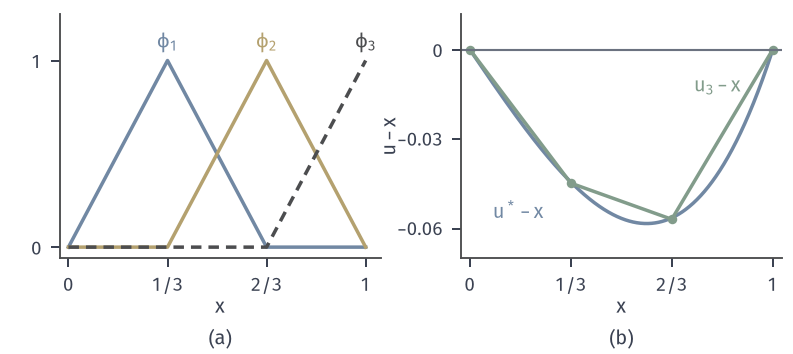

Python code for this plot:
from pathlib import Path
import sys
HERE = Path(__file__).resolve().parent
sys.path.insert(0, str(HERE.parent/'func-common'))
from func_fig import *
# n=3 段线性 Ritz，E，u(0)=0,u(1)=1。
fig, axes = figure(width_mm=112, height_mm=50, ncols=2)
panel(fig, left=.075, wspace=.25, bottom=.27)
n = 3; nodes = np.arange(n+1)/n
ax = axes[0]
for i, c, ls in ((1, BLUE, '-'), (2, YELLOW, '-'), (3, STROKE, (0, (3, 2)))):
    y = np.zeros(n+1); y[i] = 1
    ax.plot(nodes, y, color=c, lw=1.4, ls=ls)
    ax.text(nodes[i], 1.07, {1: r'$\phi_1$', 2: r'$\phi_2$', 3: r'$\phi_3$'}[i], color=c, fontsize=8, ha='center')
ax.set_xlim(-.03, 1.05); ax.set_ylim(-.06, 1.25); ax.set_xticks(nodes); ax.set_xticklabels(['0', '1/3', '2/3', '1']); ax.set_yticks([0, 1]); ax.set_xlabel('$x$', labelpad=1)
K, M = hats(n); A = K+M
c = np.linalg.solve(A[1:3, 1:3], -A[1:3, 3])
ax = axes[1]
ex = np.sinh(X)/np.sinh(1)
un = np.r_[0, c, 1]
ax.plot(X, ex-X, color=BLUE, lw=1.4)
ax.plot(nodes, un-nodes, color=GREEN, lw=1.4, marker='o', ms=3.8, mew=0)
ax.axhline(0, color=MUTED, lw=.85)
ax.set_xlim(-.03, 1.03); ax.set_ylim(-.07, .012); ax.set_xticks(nodes); ax.set_xticklabels(['0', '1/3', '2/3', '1']); ax.set_yticks([-.06, -.03, 0]); ax.set_yticklabels(['$-0.06$', '$-0.03$', '0']); ax.set_xlabel('$x$', labelpad=1); ax.set_ylabel('$u-x$', labelpad=-1)
ax.text(.16, -.0505, '$u^*-x$', color=BLUE, fontsize=8, ha='center', va='top')
ax.text(.74, -.0155, '$u_3-x$', color=GREEN, fontsize=8, ha='left', va='bottom')
tags(fig, axes)
E3 = .5*np.r_[0, c, 1]@A@np.r_[0, c, 1]
save(fig, HERE, 'figure', {'c': c.tolist(), 'exact_nodal': (np.sinh(nodes[1:3])/np.sinh(1)).tolist(), 'E3': float(E3), 'E*': .5/np.tanh(1), 'A11': float(A[1, 1]), 'A12': float(A[1, 2])})
